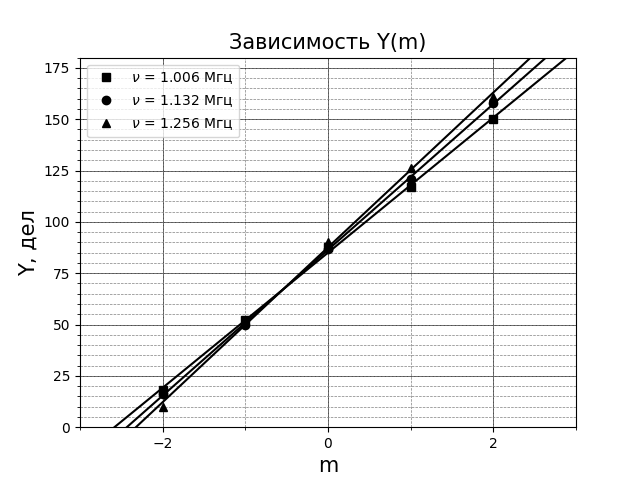

This figure's Python source:
import pandas as pd
import matplotlib.pyplot as plt
import numpy as np
from matplotlib.ticker import MultipleLocator

data = pd.read_csv("table2.csv")

x = np.array(data["m"].values)
y1 = np.array(data["a"].values)
y2 = np.array(data["b"].values)
y3 = np.array(data["c"].values)

xminorLocator = MultipleLocator(1)
yminorLocator = MultipleLocator(5)
xmajorLocator = MultipleLocator(2)
ymajorLocator = MultipleLocator(25)

ax = plt.subplot()
ax.xaxis.set_minor_locator(xminorLocator)
ax.yaxis.set_minor_locator(yminorLocator)
ax.xaxis.set_major_locator(xmajorLocator)
ax.yaxis.set_major_locator(ymajorLocator)

plt.plot(x, y1, 'ks', color='k', label=r"$\nu$ = 1.006 Мгц")
plt.plot(x, y2, 'ko', color='k', label=r"$\nu$ = 1.132 Мгц")
plt.plot(x, y3, 'k^', color='k', label=r"$\nu$ = 1.256 Мгц")

a = np.arange(min(x)-10, max(x)+10, 0.001)
p = np.poly1d(np.polyfit(x, y1, 1))
print('Уравнение', np.poly1d(np.polyfit(x, y1, 1)))
plt.plot(a, p(a), color='k')
p = np.poly1d(np.polyfit(x, y2, 1))
print('Уравнение', np.poly1d(np.polyfit(x, y2, 1)))
plt.plot(a, p(a), color='k')
p = np.poly1d(np.polyfit(x, y3, 1))
print('Уравнение', np.poly1d(np.polyfit(x, y3, 1)))
plt.plot(a, p(a), color='k')

plt.xlim(-3, 3)
plt.ylim(0, 180)
plt.xlabel("m", size="15")
plt.ylabel("Y, дел", size="15")
plt.title("Зависимость Y(m)", size="15")

plt.grid(which='major', ls='-', lw=0.5, c='k')
plt.grid(which='minor', ls='--', lw=0.5, c='grey')
plt.legend()
plt.show()
